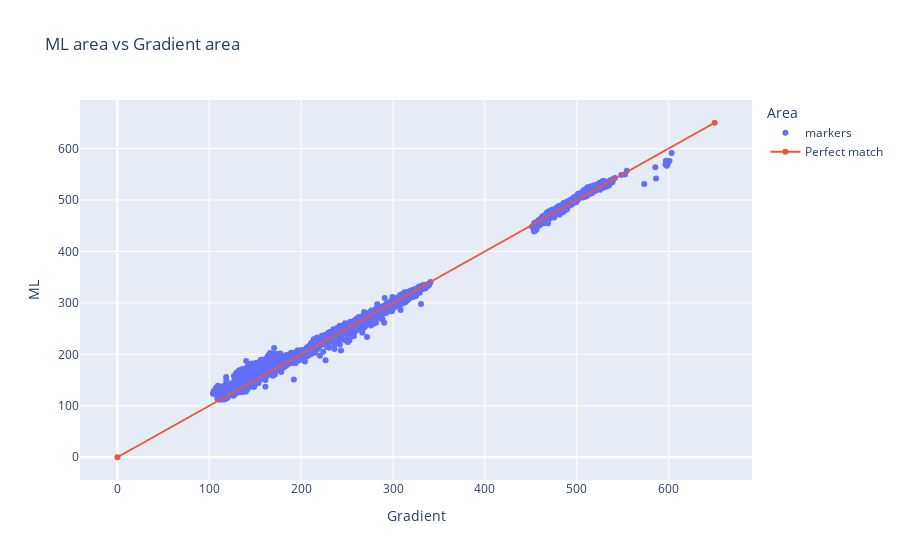

Notebook source saved alongside this figure:
### Markdown cell above
Make a histogram comparing the area of the ML and gradient. If it skews we have a bias towards making bigger/smaller granules in the model.

ML on y axis, Gradient on x axis. Each point is is the area of the graunle for each method.

### Code cell
fig = go.Figure()
fig.add_trace(go.Scatter(x=df['area_gradient'], y=df['area_ml'], mode='markers', name='markers'))
fig.add_trace(go.Scatter(x=[0,650], y=[0,650], name="Perfect match"))
fig.update_layout(
    title="ML area vs Gradient area",
    xaxis_title="Gradient",
    yaxis_title="ML",
    legend_title="Area",
)
fig.show()

### Figure 1 — Plotly figure (JSON) as saved in the notebook; plotly's stock layout.template omitted (floating-point values rounded to 4 significant figures; data arrays with more than 128 entries replaced by an {"elided": "..."} marker saying what was removed)
{"data": [{"mode": "markers", "name": "markers", "type": "scatter", "x": {"elided": "19566 float values"}, "y": {"elided": "19566 float values"}}, {"name": "Perfect match", "type": "scatter", "x": [0, 650], "y": [0, 650]}], "layout": {"legend": {"title": {"text": "Area"}}, "title": {"text": "ML area vs Gradient area"}, "xaxis": {"title": {"text": "Gradient"}}, "yaxis": {"title": {"text": "ML"}}}}
